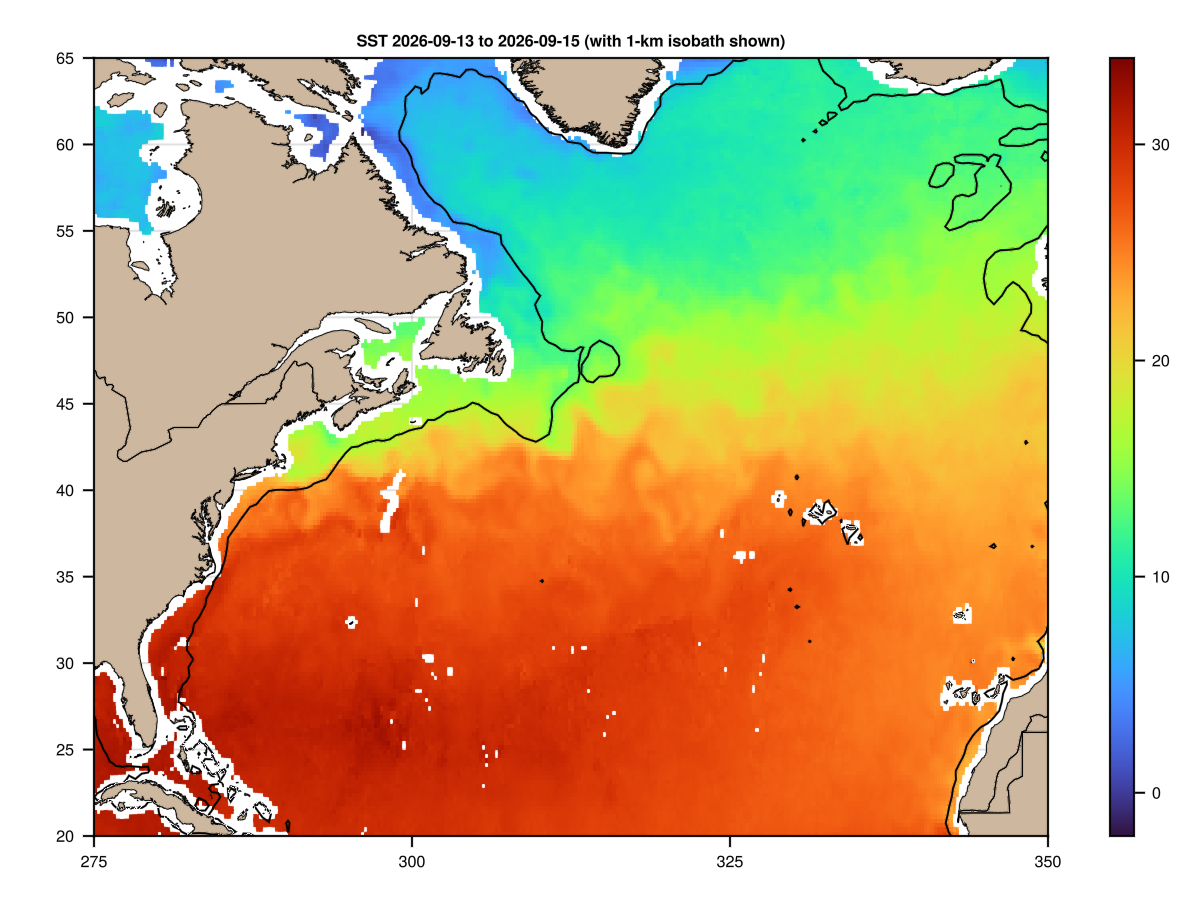

Source code (Julia):
using OceanAnalysis
using GLMakie # or CairoMakie
file = get_amsr()
sst = read_amsr(file, "SST");

title = "SST " * sst["time_coverage_start"][1:10] *
        " to " * sst["time_coverage_end"][1:10] *
        " (with 1-km isobath shown)"
fig = plot_amsr(sst; limits=(275.0, 350.0, 20.0, 65.0), title=title)

# Add 1-km isobath. Note the transposition of the data (needed for Makie) and
# the redrawing, required because AMSR has 0<=lon<=360 whereas topography
# has -180<=lon<=180.
tf = get_topography()
t = read_topography(tf);
contour!(t["longitude"], t["latitude"], t.data',
    levels=[-1000.0], color=:black, linewidth=1)
contour!(360.0 .+ t["longitude"], t["latitude"], t.data',
    levels=[-1000.0], color=:black, linewidth=1)
save("amsr.png", fig, px_per_unit=2)
